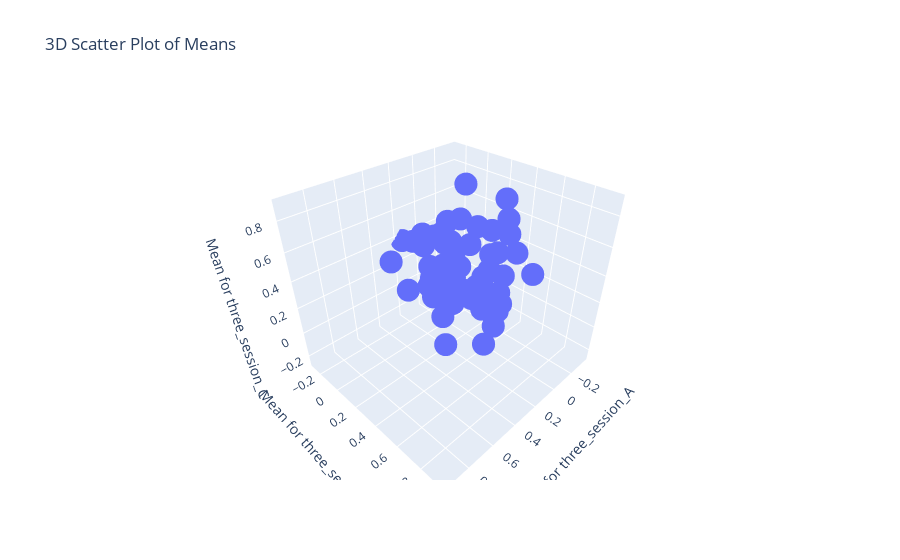

Notebook code for this chart:
### Code cell
import pandas as pd
import plotly.express as px

def plot_3d_mean(dataframe):
    # Use regex to filter columns containing 'dino_natural_movie_one'
    filtered_columns = dataframe.filter(regex='dino_natural_movie_one')

    # Further filter columns based on 'three_session_A', 'three_session_B', 'three_session_C'
    session_A_df = filtered_columns.filter(like='three_session_A')
    session_B_df = filtered_columns.filter(like='three_session_B')
    session_C_df = filtered_columns.filter(like='three_session_C')

    # Calculate the mean for each row
    row_means_A = session_A_df.mean(axis=1)
    row_means_B = session_B_df.mean(axis=1)
    row_means_C = session_C_df.mean(axis=1)

    # Create a DataFrame for the means
    means_df = pd.DataFrame({'Mean_A': row_means_A, 'Mean_B': row_means_B, 'Mean_C': row_means_C})

    # Create a 3D scatter plot with Plotly
    fig = px.scatter_3d(means_df, x='Mean_A', y='Mean_B', z='Mean_C', labels={'Mean_A': 'Mean for three_session_A', 'Mean_B': 'Mean for three_session_B', 'Mean_C': 'Mean for three_session_C'},
                        title='3D Scatter Plot of Means')
    
    # Show the plot
    fig.show()


plot_3d_mean(merged_df)

### Figure 1 — Plotly figure (JSON) as saved in the notebook; plotly's stock layout.template omitted (floating-point values rounded to 4 significant figures)
{"data": [{"hovertemplate": "Mean for three_session_A=%{x}<br>Mean for three_session_B=%{y}<br>Mean for three_session_C=%{z}<extra></extra>", "legendgroup": "", "marker": {"color": "#636efa", "symbol": "circle"}, "mode": "markers", "name": "", "scene": "scene", "showlegend": false, "type": "scatter3d", "x": [0.3398, -0.1115, 0.06924, -0.1534, -0.2354, -0.2445, -0.04794, 0.6657, -0.1591, -0.2608, -0.2057, -0.1041, -0.01266, 0.02722, 0.6781, -0.1222, -0.2039, -0.1322, 0.4078, 0.3262, -0.2669, -0.1024, 0.615, 0.3134, -0.1161, -0.1381, 0.1707, -0.03166, -0.2897, -0.06052, -0.02229, 0.9457, 0.08828, -0.1375, -0.1819, -0.208, 0.07094, 0.1074, -0.05613, 0.2702, -0.07874, -0.2398, -0.01931, 0.7718, 0.03309, 0.1848, 0.02503, 0.9014, -0.06439, -0.1201, -0.3529, 0.2102, -0.1768, 0.1869, 0.7922, 0.297, 0.2046, -0.1433, 0.4643, 0.3084, 0.3775, 0.1647, 0.2091], "y": [-0.02276, 0.4155, 0.3973, 0.1053, -0.09941, -0.1762, -0.1025, 0.7173, 0.6088, -0.1816, -0.2018, -0.06592, 0.1553, 0.4115, 0.5349, 0.379, -0.1996, -0.1423, 0.4711, 0.03542, -0.1543, -0.1263, 0.5152, 0.6452, 0.5035, -0.07224, 0.578, 0.04619, -0.2063, 0.4014, -0.06994, 0.9397, -0.0938, -0.1594, -0.1029, -0.02461, -0.09997, 0.1014, -0.09735, 0.595, 0.4492, -0.004181, -0.03773, 0.3987, 0.5089, 0.6609, 0.1283, 0.9087, 0.3135, 0.2343, -0.02681, 0.17, -0.2115, 0.05786, 0.8014, 0.4092, 0.6516, 0.3635, 0.7643, 0.1065, 0.6048, -0.276, 0.1052], "z": [0.1642, 0.2725, 0.0848, -0.09504, 0.05949, -0.03709, 0.4153, 0.6189, 0.3515, 0.01726, 0.4169, 0.343, 0.8614, 0.6584, 0.8667, -0.0466, 0.03325, -0.04082, 0.6504, 0.5544, -0.2531, 0.0587, 0.6452, 0.711, 0.4808, -0.08187, 0.6347, -0.0469, -0.001223, -0.1339, -0.01299, 0.822, 0.04136, 0.2772, -0.0157, -0.1121, 0.1972, 0.4914, 0.1527, 0.03009, 0.709, 0.2881, -0.1182, 0.7589, 0.8909, 0.7872, 0.0997, 0.6283, 0.08582, 0.1754, -0.1472, 0.2489, -0.01969, 0.07064, 0.8915, 0.827, 0.3358, 0.09429, 0.7389, 0.625, 0.8823, 0.3738, 0.5738]}], "layout": {"legend": {"tracegroupgap": 0}, "scene": {"domain": {"x": [0, 1], "y": [0, 1]}, "xaxis": {"title": {"text": "Mean for three_session_A"}}, "yaxis": {"title": {"text": "Mean for three_session_B"}}, "zaxis": {"title": {"text": "Mean for three_session_C"}}}, "title": {"text": "3D Scatter Plot of Means"}}}
